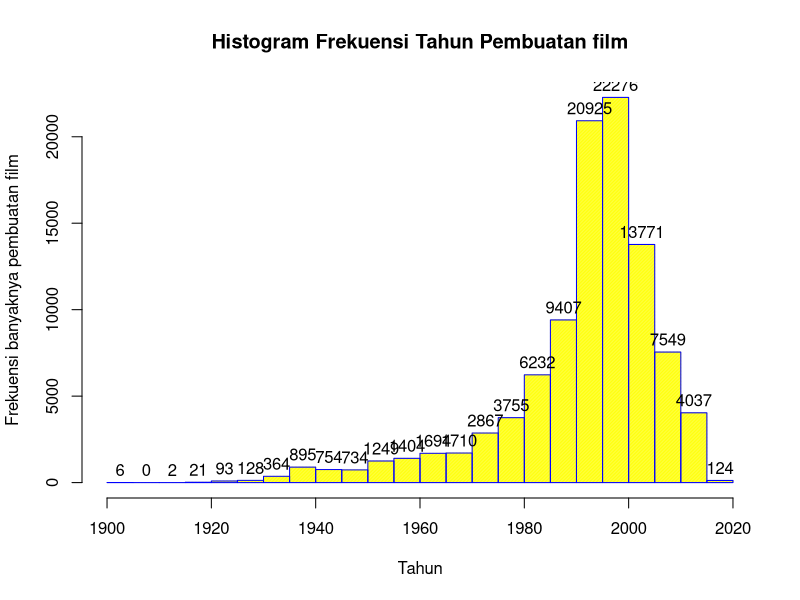

Recreate this plot in R.
## ---- chunk 1
knitr::opts_chunk$set(echo = TRUE)
## ---- chunk 2
  library(dslabs)
  library(tidyverse)
  data("movielens")
## ---- chunk 3
  str(movielens)
## ---- chunk 4
  names(movielens)
## ---- chunk 5
  class(movielens$genres)
## ---- chunk 6
  tail(movielens, 5)
## ---- chunk 7
  tiny_df <- head(movielens, 10) %>%
  select(title, year, genres, rating, timestamp)

  tiny_df
## ---- chunk 8
  a <- movielens %>%
  select(title, year, genres, rating) %>%
  filter(genres == "Romance") %>%
  arrange(desc(rating))

  head(a, 20)
## ---- chunk 9
x <- with(movielens, year)

hist(x, xlab = "Tahun", ylab = "Frekuensi banyaknya pembuatan film", breaks = 25, density = 100, col="yellow", border = "blue", main ="Histogram Frekuensi Tahun Pembuatan film", labels = TRUE)
## ---- chunk 10
  sentiment <- tiny_df$rating

  for (i in 1:10) {
      if(tiny_df$rating[i]<2) {
          sentiment[i] <- "Negative"
      } else if (tiny_df$rating[i]>3) {
        sentiment[i] <- "Positive"
      } else if(tiny_df$rating[i]>=2 && tiny_df$rating[i]<=3) {
          sentiment[i] <- "Mixed"
      }
  }
## ---- chunk 11
   tiny_df <- mutate(tiny_df, sentiment)
    tiny_df
